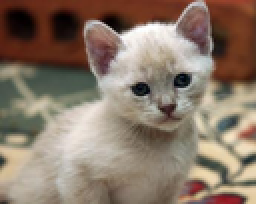
%> input picture testProcessing/fast-guided-filter-code-v1/cat.bmp, 128 x 102 px, shrunk from 345 x 276 before the run (shown 2 times larger)
$ octave --eval "result = DsFmedian(imread('../../testProcessing/fast-guided-filter-code-v1/cat.bmp'));"   (GNU Octave 9; MATLAB toolbox functions it lacks are replaced by stand-ins)
%> lines starting %> are read from the running program, lines starting %| are printed output that depends on the picture
function MIM = DsFmedian(IM);
% This function filters an input image by
% the hybrid median filter (Nieminen et al, 1987)
%
% The hybrid median filter works on the subwindows(5*5)
%
% |E - D - C|
% |- E D C -|
% |F F A B B|
% |- G H I -|
% |G - H - I|
%
% and the center A is replaced the value A'
%
% A' = median(A,median(A,B,D,F,H),med(A,C,E,G,I))
%
% As you can see, this filter has computational load
% problem, but it works much better as a edge
% preserving median filter than the normal median filter.
%
% Reference: E.R.Davis MACHINE VISION pp75-76
%
% Input ?¨ IM: input image (color or grayscale)
% Output ?¨ MIM: output filtered image

tic
% size of input image
dim = size(IM);
%> dim = [102 128 3]
% change color image to grayscale
if length(dim)==3
    IM = rgb2gray(IM);
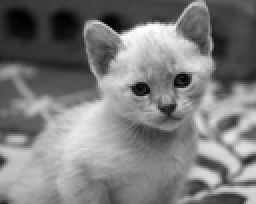
%> IM: size 102x128 uint8 (shown 2 times larger); min 0, max 255, mean 123.9
end

% change input image size for masking
PIM = padarray(IM,[2,2],'replicate');
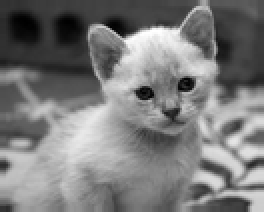
%> PIM: size 106x132 uint8 (shown 2 times larger); min 0, max 255, mean 122.1
% new size of input image
dim = size(PIM);
%> dim = [106 132]

% start main loop for filtering
for m = (1+2):(dim(1,1)-2)
    for n = (1+2):(dim(1,2)-2)
        % parameters for filtering
        a = PIM(m,n);
        b1 = PIM(m,n+1);b2 = PIM(m,n+2);
        c1 = PIM(m-1,n+1);c2 = PIM(m-2,n+2);
        d1 = PIM(m-1,n);d2 = PIM(m-2,n);
        e1 = PIM(m-1,n-1);e2 = PIM(m-2,n-2);
        f1 = PIM(m,n-1);f2 = PIM(m,n-2);
        g1 = PIM(m+1,n-1);g2 = PIM(m+2,n-2);
        h1 = PIM(m+1,n);h2 = PIM(m+2,n);
        i1 = PIM(m+1,n+1);i2 = PIM(m+2,n+2);
        para1 = [a,b1,b2,d1,d2,f1,f2,h1,h2];
        para2 = [a,c1,c2,e1,e2,g1,g2,i1,i2];
        para3 = [a,median(para1),median(para2)];
        % output filtered image
        MIM(m-2,n-2) = median(para3);
    end
end
% filtered image by median filter for comparison
M = medfilt2(IM,[5,5]);
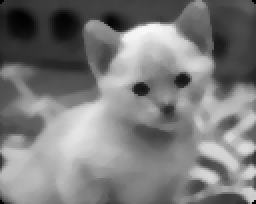
%> M: size 102x128 uint8 (shown 2 times larger); min 0, max 247, mean 123.4
figure
subplot(2,2,1)
imshow(IM);
title('Original Image')
subplot(2,2,2)
imshow(M);
title('Normal median filter')
subplot(2,2,3)
imshow(MIM);
title('Hybrid median filter')
t = toc
